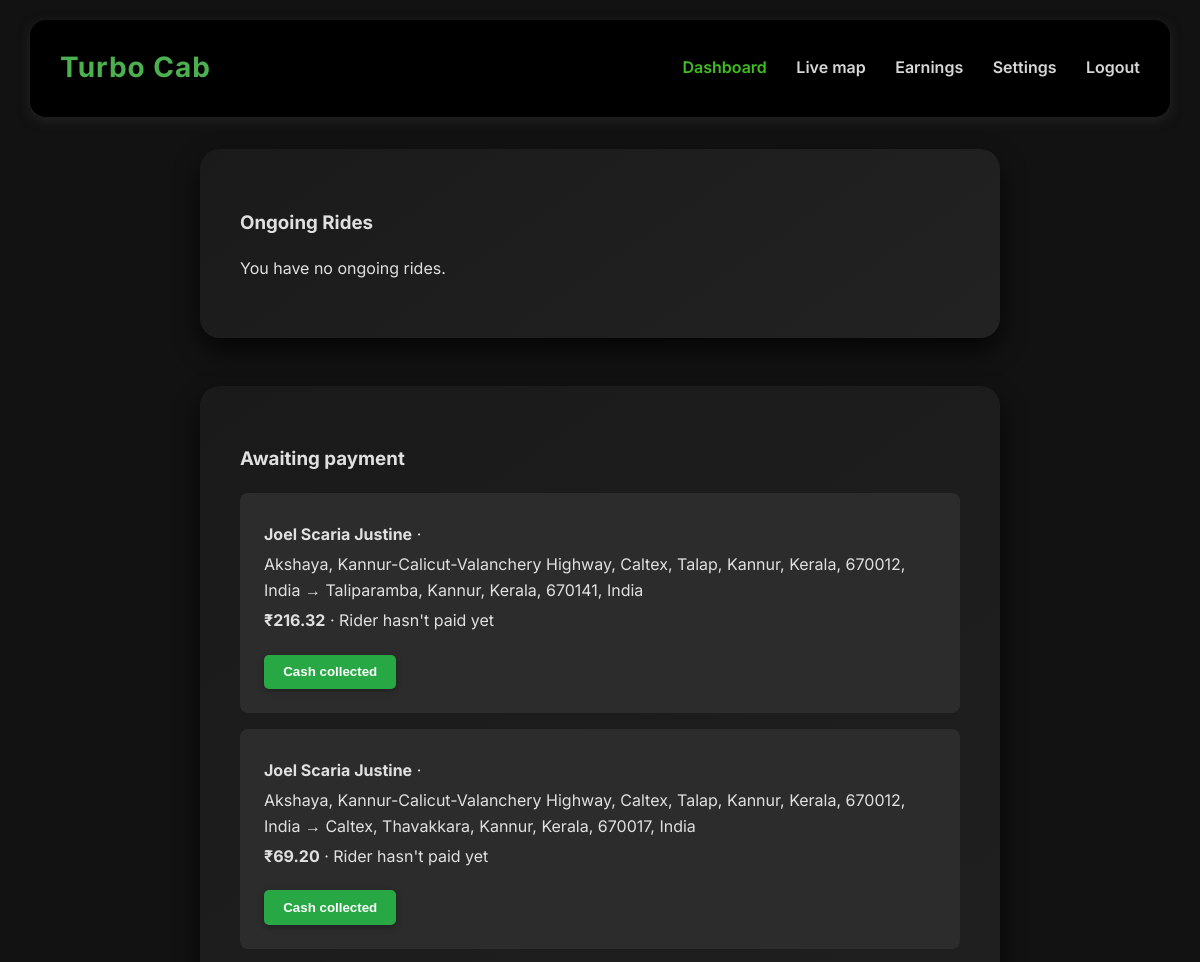
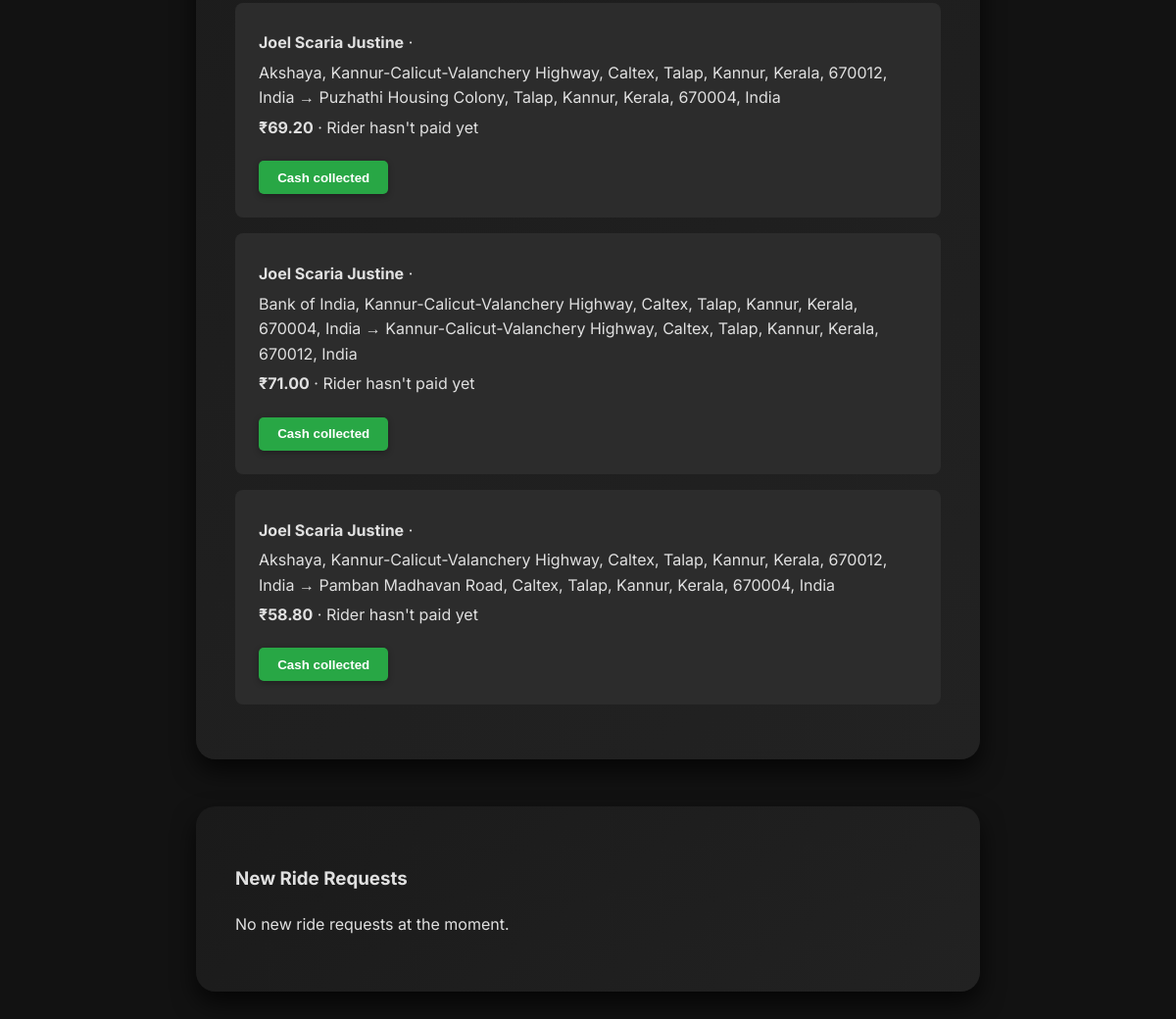
Page /driverpages/ (signed in) on the committed database (2 pictures, top to bottom).
### riderpages/models.py (models this page shows, shortened)
class Ride(models.Model):
    user = models.ForeignKey(
        settings.AUTH_USER_MODEL,
        on_delete=models.CASCADE,
        related_name='rides_as_rider'
    )
    pickup_location = models.CharField(max_length=255)
    drop_location = models.CharField(max_length=255)
    pickup_lat = models.DecimalField(max_digits=9, decimal_places=6, null=True, blank=True)
    pickup_lng = models.DecimalField(max_digits=9, decimal_places=6, null=True, blank=True)
    drop_lat = models.DecimalField(max_digits=9, decimal_places=6, null=True, blank=True)
    drop_lng = models.DecimalField(max_digits=9, decimal_places=6, null=True, blank=True)
    car_type = models.CharField(max_length=10, choices=CAR_CHOICES)
    distance = models.DecimalField(max_digits=10, decimal_places=2, null=True, blank=True)
    fare = models.DecimalField(max_digits=10, decimal_places=2, null=True, blank=True)
    transaction_id = models.CharField(max_length=100, null=True, blank=True)
    driver = models.ForeignKey(
        'driverpages.DriverProfile',
        on_delete=models.SET_NULL,
        related_name='rides_as_driver',
        null=True,
        blank=True
    )
    payment_method = models.CharField(
        max_length=20,
        choices=PAYMENT_METHOD_CHOICES,
        null=True,
        blank=True
    )
    payment_status = models.CharField(max_length=10, choices=PAYMENT_STATUS_CHOICES, default='UNPAID', db_index=True)
    paid_at = models.DateTimeField(null=True, blank=True)
    status = models.CharField(max_length=20, choices=STATUS_CHOICES, default='PENDING', db_index=True)
    otp_verified = models.BooleanField(default=False)
    accepted_at = models.DateTimeField(null=True, blank=True)
    arrived_at = models.DateTimeField(null=True, blank=True)
    started_at = models.DateTimeField(null=True, blank=True)
    completed_at = models.DateTimeField(null=True, blank=True)
    created_at = models.DateTimeField(auto_now_add=True, db_index=True)
    updated_at = models.DateTimeField(auto_now=True)
    class Meta:
        ordering = ['-created_at']
        indexes = [models.Index(fields=['driver', 'status']), models.Index(fields=['user', 'status'])]

### account/models.py (models this page shows, shortened)
class CustomUser(AbstractUser):
    ROLE_CHOICES = [
        ('driver', 'Driver'),
        ('rider', 'Rider'),
        ('admin', 'Admin'),
    ]
    full_name = models.CharField(max_length=100)
    email = models.EmailField(unique=True)
    role = models.CharField(max_length=10, choices=ROLE_CHOICES)
    phone = models.CharField(max_length=10, default="9999999999")
    email_verified = models.BooleanField(default=False)
    google_sub = models.CharField(max_length=255, unique=True, null=True, blank=True)
    USERNAME_FIELD = 'email'
    REQUIRED_FIELDS = ['username', 'full_name', 'role']

### driverpages/views.py (the view)
# urls.py: path('', views.homepage, name='homepage'),
@driver_required
def homepage(request):
    driver = services.get_driver(request.user)
    return render(request, 'driverpages/homepage.html', {
        'driver': driver,
        'ride_requests': services.available_rides(driver),
        'ongoing_rides': services.ongoing_rides(driver),
        'unpaid_rides': services.unpaid_rides(driver)[:10],
    })

### driverpages/services.py (called while the page is built)
def get_driver(user):
    driver, _ = DriverProfile.objects.select_related('user').get_or_create(user=user)
    return driver

def available_rides(driver):
    return (Ride.objects.select_related('user')
            .filter(status='CONFIRMED', driver__isnull=True)
            .exclude(declines__driver=driver)
            .order_by('created_at'))

def ongoing_rides(driver):
    return Ride.objects.select_related('user').filter(driver=driver, status__in=TRIP_STATUSES)

def unpaid_rides(driver):
    return (Ride.objects.select_related('user')
            .filter(driver=driver, status='COMPLETED').exclude(payment_status='PAID').order_by('-completed_at'))

### turbo/context_processors.py (called while the page is built)
def google_signin(request):
    return {
        'GOOGLE_CLIENT_ID': getattr(settings, 'GOOGLE_OAUTH_CLIENT_ID', ''),
        'GOOGLE_SITE_VERIFICATION': getattr(settings, 'GOOGLE_SITE_VERIFICATION', ''),
    }

### templates/driverpages/homepage.html (shortened to what this page needs)
{% extends 'driverpages/base.html' %}
{% block content %}
<div class="ride-container">
    <section class="ride-section">
        <h3>Ongoing Rides</h3>
        {% for ride in ongoing_rides %}
            <div class="ride-card">
                <div class="ride-details">
                    <p><strong>From:</strong> {{ ride.pickup_location }}</p>
                    <p><strong>To:</strong> {{ ride.drop_location }}</p>
                    <p><strong>Client:</strong> {{ ride.user.full_name }}{% if ride.user.phone %} ({{ ride.user.phone }}){% endif %}</p>
                    <p><strong>Fare:</strong> ₹{{ ride.fare|floatformat:2 }}{% if ride.payment_method %} · {{ ride.get_payment_method_display }}{% endif %}</p>
                </div>
                <div class="ride-actions">
                    <span class="btn" style="background:#374151;cursor:default;">{{ ride.get_status_display }}</span>
                    {% if ride.status == 'IN_PROGRESS' %}
                    <form method="post" action="{% url 'driverpages:complete_ride' ride.id %}">
                        {% csrf_token %}
                        <button type="submit" class="btn complete">Mark as Complete</button>
                    </form>
                    {% else %}
                    <a href="{% url 'driverpages:live' %}" class="btn complete" style="text-decoration:none;">Open live map &amp; verify OTP</a>
                    {% endif %}
                </div>
            </div>
        {% empty %}
            <p>You have no ongoing rides.</p>
        {% endfor %}
    </section>
    {% if unpaid_rides %}
    <section class="ride-section">
        <h3>Awaiting payment</h3>
        {% for ride in unpaid_rides %}
            <div class="ride-card">
                <div class="ride-details">
                    <p><strong>{{ ride.user.full_name }}</strong> · {{ ride.completed_at|date:"d M, H:i" }}</p>
                    <p>{{ ride.pickup_location }} → {{ ride.drop_location }}</p>
                    <p><strong>₹{{ ride.fare|floatformat:2 }}</strong> · {% if ride.payment_status == 'CASH_DUE' %}Rider chose cash{% else %}Rider hasn't paid yet{% endif %}</p>
                </div>
                <div class="ride-actions">
                    <form method="post" action="{% url 'driverpages:collect_cash' ride.id %}">
                        <button type="submit" class="btn accept" onclick="return confirm('Did you receive ₹{{ ride.fare|floatformat:2 }} in cash?');">Cash collected</button>
                    </form>
                </div>
            </div>
        {% endfor %}
    </section>
    {% endif %}
    <section class="ride-section">
        <h3>New Ride Requests</h3>
        {% for ride in ride_requests %}
            <div class="ride-card">
                <div class="ride-details">
                    <p><strong>From:</strong> {{ ride.pickup_location }}</p>
                    <p><strong>To:</strong> {{ ride.drop_location }}</p>
                    <p><strong>Vehicle:</strong> {{ ride.get_car_type_display }} · {{ ride.distance }} km</p>
                    <p><strong>Fare:</strong> ₹{{ ride.fare|floatformat:2 }}</p>
                </div>
                <div class="ride-actions">
                    <form method="post" action="{% url 'driverpages:accept_ride' ride.id %}">
                        {% csrf_token %}
                        <button type="submit" class="btn accept">Accept</button>
                    </form>
                    <form method="post" action="{% url 'driverpages:decline_ride' ride.id %}">
                        {% csrf_token %}
                        <button type="submit" class="btn decline">Decline</button>
                    </form>
                </div>
            </div>
        {% empty %}
            <p>No new ride requests at the moment.</p>
        {% endfor %}
    </section>
</div>
{% endblock %}

### static/driverpages/css/earning.css (style rules this page uses)
body { font-family: 'Inter', sans-serif; margin: 0; padding: 0; background-color: #121212; color: #e0e0e0; line-height: 1.6; scroll-behavior: smooth; }

### static/driverpages/css/homepage.css (style rules this page uses)
body { font-family: 'Inter', sans-serif; margin: 0; padding: 0; background-color: #121212; color: #e0e0e0; line-height: 1.6; scroll-behavior: smooth; overflow-x: hidden; }
section { background: linear-gradient(145deg, #000000, #000000); padding: 40px; border-radius: 20px; box-shadow: 0 12px 24px rgba(87, 87, 87, 0.7); transition: transform 0.5s ease, box-shadow 0.5s ease; opacity: 0; transform: translateY(40px); animation: fadeSlideUp 1s ease forwards; animation-delay: 0.3s; }
.accept, .decline { padding: 12px 24px; margin-right: 10px; border: none; border-radius: 999px; cursor: pointer; font-weight: 600; transition: background-color 0.3s ease, transform 0.2s ease; }
.accept { background-color: #000; color: white; box-shadow: 0 2px 6px rgba(0, 0, 0, 0.3); }

### static/driverpages/css/profile.css (style rules this page uses)
body { font-family: 'Inter', sans-serif; margin: 0; padding: 0; background-color: #121212; color: #e0e0e0; line-height: 1.6; scroll-behavior: smooth; }
.btn { padding: 10px 20px; border-radius: 8px; border: none; font-weight: 600; cursor: pointer; transition: background 0.3s ease; }

### static/driverpages/css/settings.css (style rules this page uses)
body { font-family: 'Inter', sans-serif; margin: 0; padding: 0; background-color: #121212; color: #e0e0e0; line-height: 1.6; scroll-behavior: smooth; overflow-x: hidden; }
section { background: linear-gradient(145deg, #1a1a1a, #222); padding: 40px; border-radius: 20px; box-shadow: 0 12px 24px rgba(0, 0, 0, 0.7); transition: transform 0.5s ease, box-shadow 0.5s ease; opacity: 0; transform: translateY(40px); animation: fadeSlideUp 1s ease forwards; animation-delay: 0.3s; }
.accept, .decline { padding: 12px 24px; margin-right: 10px; border: none; border-radius: 999px; cursor: pointer; font-weight: 600; transition: background-color 0.3s ease, transform 0.2s ease; }
.accept { background-color: #000; color: white; box-shadow: 0 2px 6px rgba(0, 0, 0, 0.3); }

### templates/driverpages/homepage.html (style rules this page uses)
.ride-container { max-width: 800px; margin: 2rem auto; padding: 0 1rem; }
.ride-section { margin-bottom: 3rem; }
.ride-card { background-color: #2c2c2c; padding: 1.5rem; border-radius: 8px; margin-bottom: 1rem; display: flex; justify-content: space-between; align-items: center; flex-wrap: wrap; gap: 1rem; }
.ride-details p { margin: 0.3rem 0; }
.ride-actions { display: flex; gap: 0.5rem; }
.ride-actions .btn { padding: 0.6rem 1.2rem; border: none; border-radius: 5px; color: white; font-weight: 600; cursor: pointer; }
.btn.accept { background-color: #28a745; }

### rows in the picture
Ride: user.full_name "Joel Scaria Justine", pickup_location "Akshaya, Kannur-Calicut-Valanchery Highway, Caltex, Talap, Kannur, Kerala, 670012, India", drop_location "Taliparamba, Kannur, Kerala, 670141, India", fare "216.32", payment_status "Rider hasn't paid yet"
Ride: user.full_name "Joel Scaria Justine", pickup_location "Akshaya, Kannur-Calicut-Valanchery Highway, Caltex, Talap, Kannur, Kerala, 670012, India", drop_location "Caltex, Thavakkara, Kannur, Kerala, 670017, India", fare "69.20", payment_status "Rider hasn't paid yet"
Ride: user.full_name "Joel Scaria Justine", pickup_location "Akshaya, Kannur-Calicut-Valanchery Highway, Caltex, Talap, Kannur, Kerala, 670012, India", drop_location "Puzhathi Housing Colony, Talap, Kannur, Kerala, 670004, India", fare "69.20", payment_status "Rider hasn't paid yet"
Ride: user.full_name "Joel Scaria Justine", pickup_location "Bank of India, Kannur-Calicut-Valanchery Highway, Caltex, Talap, Kannur, Kerala, 670004, India", drop_location "Kannur-Calicut-Valanchery Highway, Caltex, Talap, Kannur, Kerala, 670012, India", fare "71.00", payment_status "Rider hasn't paid yet"
Ride: user.full_name "Joel Scaria Justine", pickup_location "Akshaya, Kannur-Calicut-Valanchery Highway, Caltex, Talap, Kannur, Kerala, 670012, India", drop_location "Pamban Madhavan Road, Caltex, Talap, Kannur, Kerala, 670004, India", fare "58.80", payment_status "Rider hasn't paid yet"
